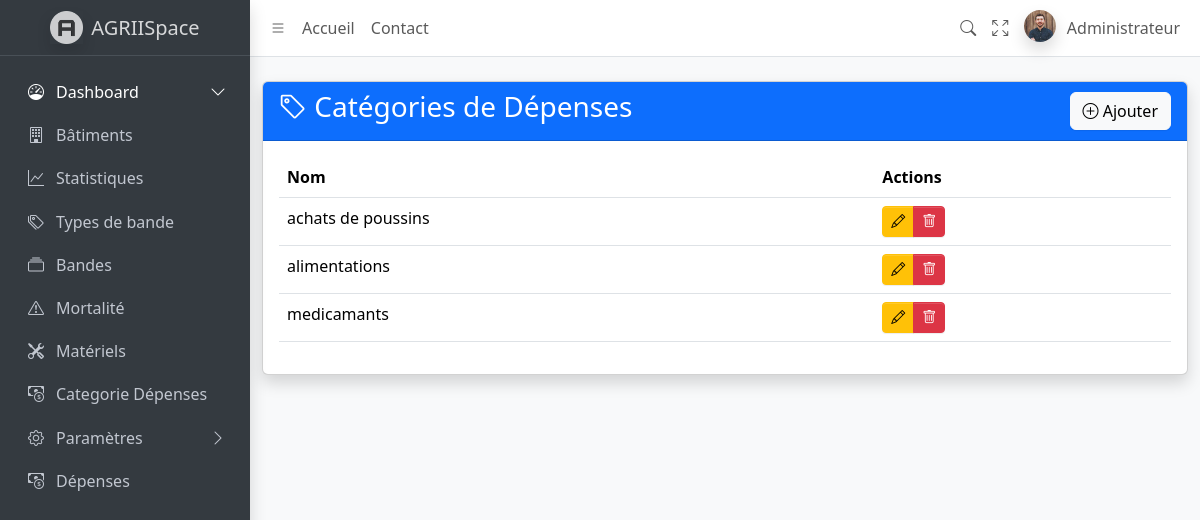
/categories-depense/, run on the app's committed database.
### ispace/models.py (models this page shows, shortened)
class CategorieDepense(models.Model):
    nom = models.CharField(max_length=100,null=True, blank=True)

### ispace/views.py (the view)
# urls.py: path('categories-depense/', views.CategorieDepenseListView.as_view(), name='categorie_depense_list'),
class CategorieDepenseListView(ListView):
    model = CategorieDepense
    template_name = 'ispace/categorie_depense_list.html'
    context_object_name = 'categories'

### ispace/templates/ispace/categorie_depense_list.html
{% extends 'ispace/base.html' %}
{% block content %}
<div class="container py-4">
    <div class="card shadow">
        <div class="card-header bg-primary text-white">
            <div class="d-flex justify-content-between align-items-center">
                <h3><i class="bi bi-tag"></i> Catégories de Dépenses</h3>
                <a href="{% url 'categorie_depense_add' %}" class="btn btn-light">
                    <i class="bi bi-plus-circle"></i> Ajouter
                </a>
            </div>
        </div>
        <div class="card-body">
            {% if categories %}
            <div class="table-responsive">
                <table class="table table-hover">
                    <thead>
                        <tr>
                            <th>Nom</th>
                            <th>Actions</th>
                        </tr>
                    </thead>
                    <tbody>
                        {% for categorie in categories %}
                        <tr>
                            <td>{{ categorie.nom }}</td>
                            <td>
                                <div class="btn-group">
                                    <a href="{% url 'categorie_depense_edit' categorie.id %}"
                                       class="btn btn-sm btn-warning">
                                        <i class="bi bi-pencil"></i>
                                    </a>
                                    <a href="{% url 'categorie_depense_delete' categorie.id %}"
                                       class="btn btn-sm btn-danger"
                                       onclick="return confirm('Supprimer cette catégorie?')">
                                        <i class="bi bi-trash"></i>
                                    </a>
                                </div>
                            </td>
                        </tr>
                        {% endfor %}
                    </tbody>
                </table>
            </div>
            {% else %}
            <div class="alert alert-info">Aucune catégorie enregistrée</div>
            {% endif %}
        </div>
    </div>
</div>
{% endblock %}

### data on the page
CategorieDepense: nom "achats de poussins"
CategorieDepense: nom "alimentations"
CategorieDepense: nom "medicamants"
